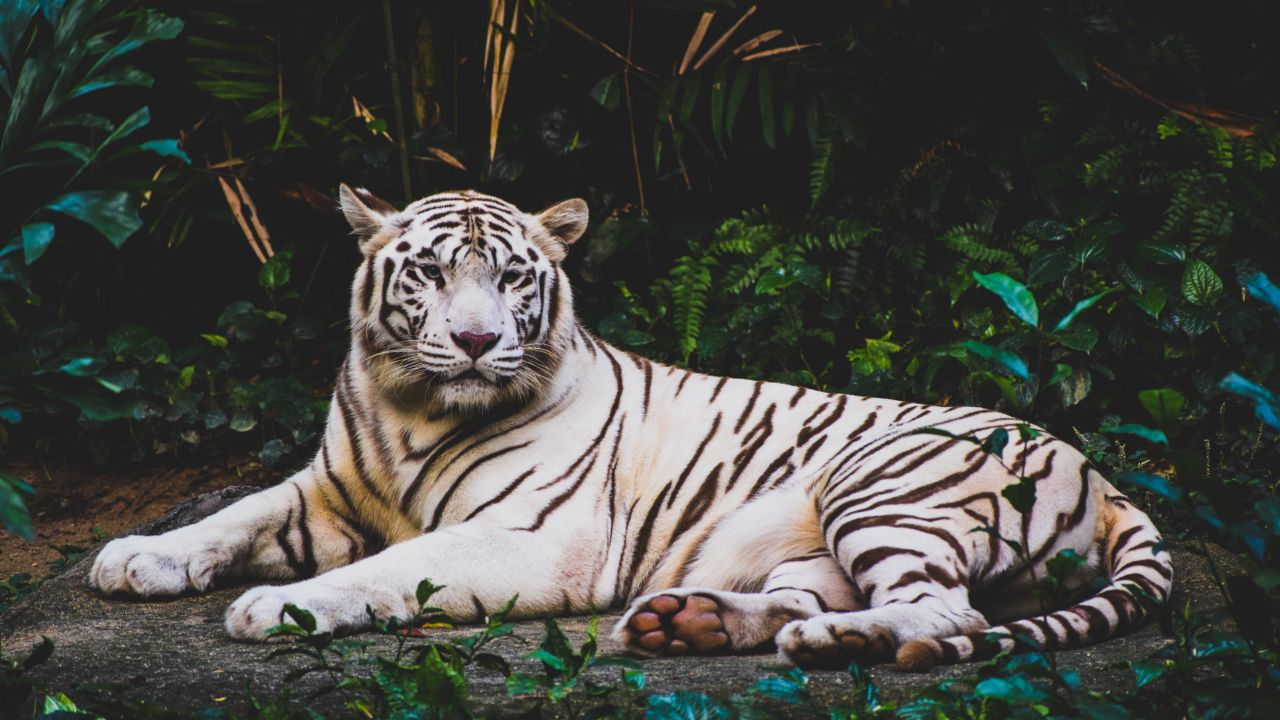
//> input picture samples/tiger.jpg, 1280 x 720 px
$ ./Topico_35   (built with g++ and OpenCV 4)
//> lines starting //> are read from the running program, lines starting //| are printed output that depends on the picture; after the words box and inside, x2 and y2 are one past the last pixel; in counts of white or black regions, pixels touching at a corner belong together
#include <iostream>
#include <opencv2/highgui.hpp>
#include <opencv2/imgproc.hpp>

using namespace std;
using namespace cv;

int main() {
    Mat img, grayImg, otsuThresholdImg, dilatedImg;

    img = imread("../samples/tiger.jpg");
//> img is the input picture: 720 rows x 1280 cols, CV_8UC3; mean B, G, R 67.2, 72.6, 72.1

    cvtColor(img, grayImg, CV_RGB2GRAY);
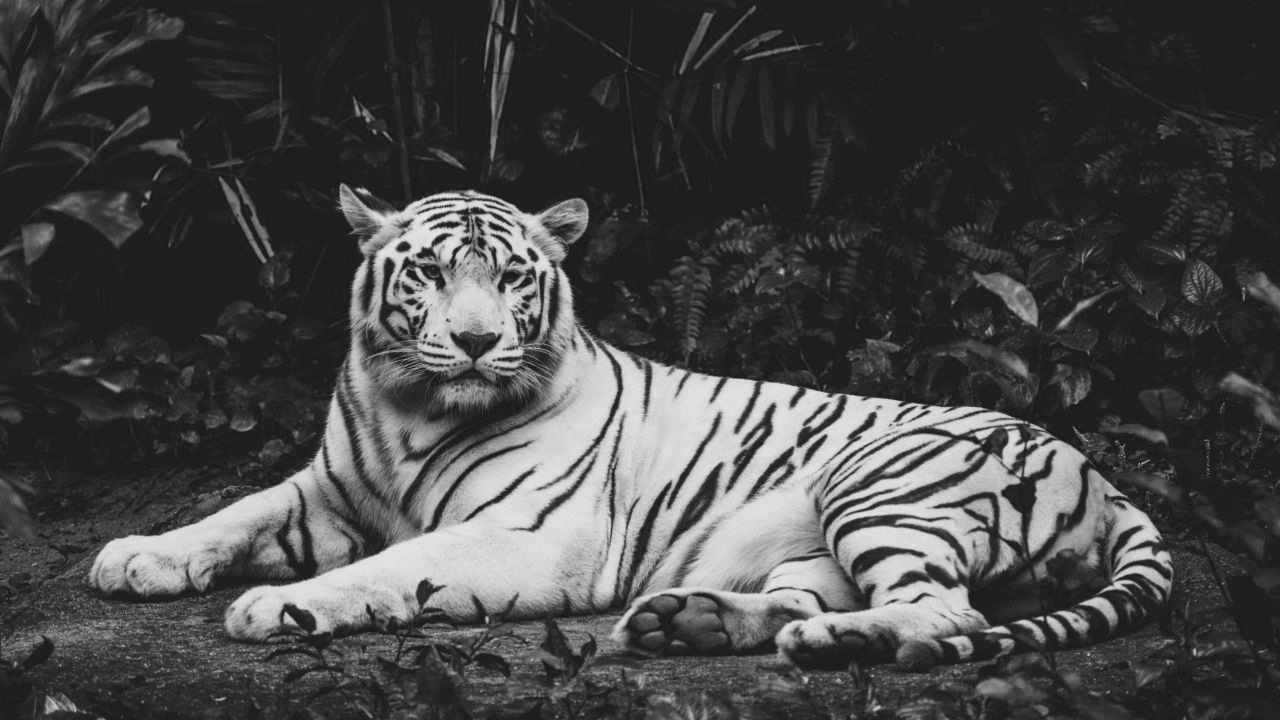
//> grayImg: 720 rows x 1280 cols, CV_8UC1; min 14, max 235, mean 70.9

    GaussianBlur(grayImg, grayImg, Size(3, 3), 1);

    threshold(grayImg, otsuThresholdImg, 0, 255, THRESH_OTSU);
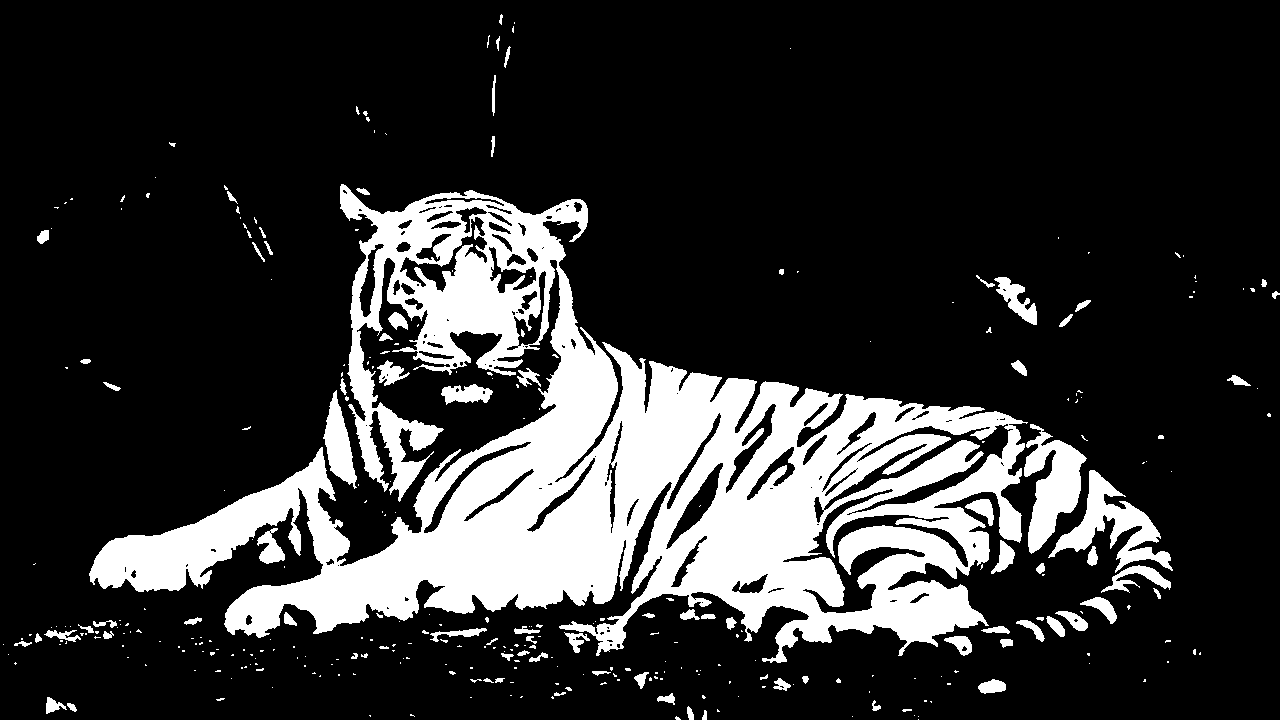
//> otsuThresholdImg: 720 rows x 1280 cols, CV_8UC1; 19.5% white; 338 white regions (249 under 20 px), largest, box (x1, y1, x2, y2) and area: (89, 184, 1028, 663) 157717, (1024, 424, 1087, 554) 4063, (1048, 470, 1173, 573) 4000

    dilate(otsuThresholdImg, dilatedImg, Mat(), Point(-1, -1), 3, BORDER_CONSTANT, morphologyDefaultBorderValue());
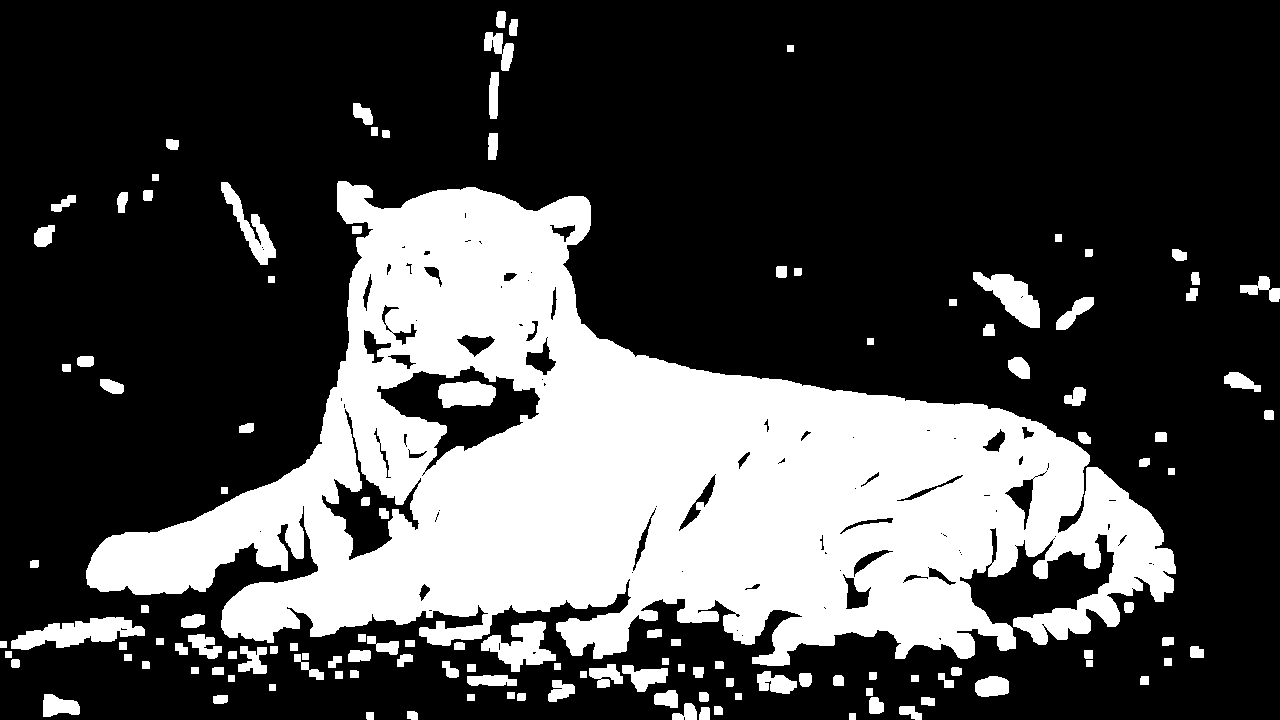
//> dilatedImg: 720 rows x 1280 cols, CV_8UC1; 28.7% white; 129 white regions, largest, box (x1, y1, x2, y2) and area: (86, 181, 1176, 666) 235958, (11, 617, 145, 650) 2403, (481, 621, 556, 672) 1942

    imshow("original image", img);
    imshow("Otsu's threshold image", otsuThresholdImg);
    imshow("dilated image", dilatedImg);

    imwrite("../results/35_tiger_dilated_otsu_thresholding.jpg", dilatedImg);

    waitKey(0);
    return 0;
}
